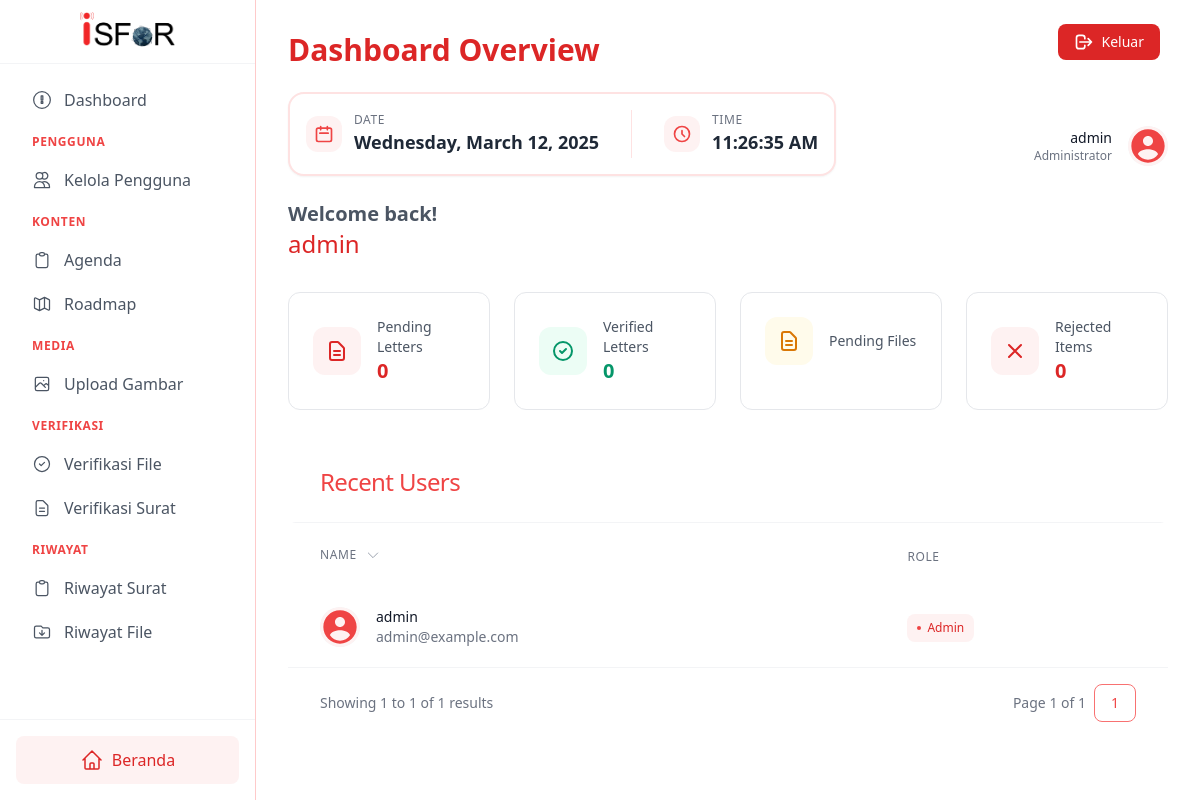
The app's page /php/public/dashboardadmin (signed in) with its own data.
### tables this page shows
CREATE TABLE `users` (
  `user_id` int NOT NULL,
  `name` varchar(100) NOT NULL,
  `username` varchar(50) NOT NULL,
  `email` varchar(100) NOT NULL,
  `profile_picture` varchar(255) DEFAULT NULL,
  `password` varchar(255) NOT NULL,
  `role_id` int NOT NULL
);

### php/app/views/admin/adminDashboard.php (the view, shortened to what the rows shown need)
<!DOCTYPE html>
<html lang="en">
<head>
    <link href="https://cdn.jsdelivr.net/npm/tailwindcss@2.2.19/dist/tailwind.min.css" rel="stylesheet">
    <link rel="stylesheet" href="<?= CSS; ?>/admin/dashboard-admin.css">
</head>
<body class="bg-gray-50">
<div class="flex min-h-screen">
    <?php include_once '../app/views/assets/components/AdminDashboard/sidebar.php'; ?>
    <main class="flex-1 ml-64 p-8 bg-white">
        <div class="max-w-7xl mx-auto">
            <div class="flex justify-between items-center mb-8">
                <div class="space-y-6">
                    <h1 class="text-3xl font-bold text-red-600">Dashboard Overview</h1>
                    <div class="absolute top-0 right-10">
                        <form action="<?= BASEURL ?>/login/logout" method="POST">
                            <button type="submit"
                                    class="w-full flex items-center justify-center px-4 py-2 text-sm font-medium text-white bg-red-600 rounded-lg hover:bg-red-700 focus:outline-none focus:ring-2 focus:ring-red-500 focus:ring-offset-2 transition-colors">
                                <svg class="w-5 h-5 mr-2" fill="none" viewBox="0 0 24 24" stroke="currentColor">
                                    <path stroke-linecap="round" stroke-linejoin="round" stroke-width="2"
                                          d="M17 16l4-4m0 0l-4-4m4 4H7m6 4v1a3 3 0 01-3 3H6a3 3 0 01-3-3V7a3 3 0 013-3h4a3 3 0 013 3v1"/>
                                </svg>
                                Keluar
                            </button>
                        </form>
                    </div>
                    <div class="inline-flex items-center space-x-8 bg-white border-2 border-red-100 rounded-2xl p-4 shadow-sm">
                        <div class="flex items-center space-x-3">
                            <div class="p-2 bg-red-50 rounded-xl">
                                <svg class="w-5 h-5 text-red-500" fill="none" stroke="currentColor" viewBox="0 0 24 24">
                                    <path stroke-linecap="round" stroke-linejoin="round" stroke-width="2"
                                          d="M8 7V3m8 4V3m-9 8h10M5 21h14a2 2 0 002-2V7a2 2 0 00-2-2H5a2 2 0 00-2 2v12a2 2 0 002 2z"/>
                                </svg>
                            </div>
                            <div class="flex flex-col">
                                <span class="text-xs uppercase tracking-wider text-gray-500 font-medium">Date</span>
                                <span id="currentDate" class="text-lg font-bold text-gray-800"></span>
                            </div>
                        </div>
                        <div class="flex items-center space-x-3">
                            <div class="p-2 bg-red-50 rounded-xl">
                                <svg class="w-5 h-5 text-red-500" fill="none" stroke="currentColor" viewBox="0 0 24 24">
                                    <path stroke-linecap="round" stroke-linejoin="round" stroke-width="2"
                                          d="M12 8v4l3 3m6-3a9 9 0 11-18 0 9 9 0 0118 0z"/>
                                </svg>
                            </div>
                            <div class="flex flex-col">
                                <span class="text-xs uppercase tracking-wider text-gray-500 font-medium">Time</span>
                                <span id="currentTime" class="text-lg font-bold text-gray-800 tabular-nums"></span>
                            </div>
                        </div>
                    </div>
                    <h2 class=" font-bold text-xl text-gray-600">Welcome
                        back!</h2>
                    <span class="font-medium text-2xl text-red-600"> <?php echo htmlspecialchars($data['user']['name']); ?> </span>
                </div>
                <div class="flex items-center space-x-4">
                    <div class="text-right">
                        <p class="text-sm font-medium text-gray-900"><?php echo htmlspecialchars($data['user']['name']); ?></p>
                        <p class="text-xs text-gray-500">
                            <?php echo ($data['user']['role_id'] == 1) ? 'Administrator' : 'Researcher'; ?>
                        </p>
                    </div>
                    <div class="h-10 w-10 rounded-full overflow-hidden bg-gray-100">
                        <?php if ($data['user']['profile_picture'] == null): ?>
                            <div
                                    class="flex-shrink-0 h-10 w-10 rounded-full overflow-hidden bg-red-50">
                            </div>
                        <?php else: ?>
                            <img class="h-full w-full object-cover"
                                 src="<?= PHOTOPROFILE . $data['user']['profile_picture'] ?>" alt="Profile">
                        <?php endif; ?>
                    </div>
                </div>
            </div>
            <div class="grid grid-cols-1 md:grid-cols-2 lg:grid-cols-4 gap-6 mb-8 animate-fade-in">
                <div class="group border border-gray-200 rounded-xl p-6 hover:border-red-500 transition-all duration-300 hover:scale-105 hover:shadow-lg bg-white relative overflow-hidden">
                    <div class="flex items-center relative z-10">
                        <div class="p-3 rounded-xl bg-red-50 text-red-600 group-hover:bg-red-100 transition-colors duration-300">
                            <svg class="w-6 h-6" fill="none" viewBox="0 0 24 24" stroke="currentColor">
                                <path stroke-linecap="round" stroke-linejoin="round" stroke-width="2"
                                      d="M9 12h6m-6 4h6m2 5H7a2 2 0 01-2-2V5a2 2 0 012-2h5.586a1 1 0 01.707.293l5.414 5.414a1 1 0 01.293.707V19a2 2 0 01-2 2z"/>
                            </svg>
                        </div>
                        <div class="ml-4">
                            <p class="text-sm font-medium text-gray-600 group-hover:text-gray-800">Pending Letters</p>
                            <p class="text-xl font-semibold text-red-600"><?= $data['pending']['total'] ?></p>
                        </div>
                    </div>
                </div>
                <div class="group border border-gray-200 rounded-xl p-6 hover:border-green-500 transition-all duration-300 hover:scale-105 hover:shadow-lg bg-white relative overflow-hidden">
                    <div class="flex items-center relative z-10">
                        <div class="p-3 rounded-xl bg-green-50 text-green-600 group-hover:bg-green-100 transition-colors duration-300">
                            <svg class="w-6 h-6" fill="none" viewBox="0 0 24 24" stroke="currentColor">
                                <path stroke-linecap="round" stroke-linejoin="round" stroke-width="2"
                                      d="M9 12l2 2 4-4m6 2a9 9 0 11-18 0 9 9 0 0118 0z"/>
                            </svg>
                        </div>
                        <div class="ml-4">
                            <p class="text-sm font-medium text-gray-600 group-hover:text-gray-800">Verified Letters</p>
                            <p class="text-xl font-semibold text-green-600"><?= $data['verify']['total'] ?></p>
                        </div>
                    </div>
                </div>
                <div class="group border border-gray-200 rounded-xl p-6 hover:border-yellow-500 transition-all duration-300 hover:scale-105 hover:shadow-lg bg-white relative overflow-hidden">
                    <div class="flex items-center relative z-10">
                        <div class="p-3 rounded-xl bg-yellow-50 text-yellow-600 group-hover:bg-yellow-100 transition-colors duration-300">
                            <svg class="w-6 h-6" fill="none" viewBox="0 0 24 24" stroke="currentColor">
                                <path stroke-linecap="round" stroke-linejoin="round" stroke-width="2"
                                      d="M9 12h6m-6 4h6m2 5H7a2 2 0 01-2-2V5a2 2 0 012-2h5.586a1 1 0 01.707.293l5.414 5.414a1 1 0 01.293.707V19a2 2 0 01-2 2z"/>
                            </svg>
                        </div>
                        <div class="ml-4">
                            <p class="text-sm font-medium text-gray-600 group-hover:text-gray-800">Pending Files</p>
                        </div>
                    </div>
                </div>
                <div class="group border border-gray-200 rounded-xl p-6 hover:border-red-500 transition-all duration-300 hover:scale-105 hover:shadow-lg bg-white relative overflow-hidden">
                    <div class="flex items-center relative z-10">
                        <div class="p-3 rounded-xl bg-red-50 text-red-600 group-hover:bg-red-100 transition-colors duration-300">
                            <svg class="w-6 h-6" fill="none" viewBox="0 0 24 24" stroke="currentColor">
                                <path stroke-linecap="round" stroke-linejoin="round" stroke-width="2"
                                      d="M6 18L18 6M6 6l12 12"/>
                            </svg>
                        </div>
                        <div class="ml-4">
                            <p class="text-sm font-medium text-gray-600 group-hover:text-gray-800">Rejected Items</p>
                            <p class="text-xl font-semibold text-red-600"><?= $data['totalRejected']; ?></p>
                        </div>
                    </div>
                </div>
            </div>
            <div class="animate-slide-in">
                <div class="bg-white rounded-lg overflow-hidden">
                    <div class="px-8 py-6 flex justify-between items-center border-b border-gray-100">
                        <h2 class="text-2xl font-light text-red-500 tracking-tight">Recent Users</h2>
                    </div>
                </div>
                <div class="overflow-x-auto">
                    <table class="min-w-full">
                        <thead>
                        <tr>
                            <th scope="col" class="px-8 py-5 text-left">
                                <div class="flex items-center space-x-2">
                                    <span class="text-xs font-medium text-gray-500 uppercase tracking-wider">Name</span>
                                    <svg class="w-4 h-4 text-gray-400" fill="none" stroke="currentColor"
                                         viewBox="0 0 24 24">
                                        <path stroke-linecap="round" stroke-linejoin="round" stroke-width="1.5"
                                              d="M19 9l-7 7-7-7"/>
                                    </svg>
                                </div>
                            </th>
                            <th scope="col" class="px-8 py-5 text-left">
                                <span class="text-xs font-medium text-gray-500 uppercase tracking-wider">Role</span>
                            </th>
                        </tr>
                        </thead>
                        <tbody class="divide-y divide-gray-50">
                        <?php foreach ($data['allUsersWithPagination'] as $allUsersWithPagination): ?>
                            <tr class="group hover:bg-gray-50/50 transition-all duration-200">
                                <td class="px-8 py-5">
                                    <div class="flex items-center space-x-4">
                                        <div class="flex-shrink-0 h-10 w-10 rounded-full overflow-hidden bg-gray-100">
                                            <?php if ($allUsersWithPagination['profile_picture'] == null): ?>
                                                <div
                                                        class="flex-shrink-0 h-10 w-10 rounded-full overflow-hidden bg-red-50">
                                                </div>
                                            <?php else: ?>
                                                <img class="h-full w-full object-cover"
                                                     src="<?= PHOTOPROFILE . $allUsersWithPagination['profile_picture'] ?>"
                                                     alt="">
                                            <?php endif; ?>
                                        </div>
                                        <div class="flex-1 min-w-0">
                                            <p class="text-sm font-medium text-gray-900">
                                                <?= $allUsersWithPagination['name'] ?>
                                            </p>
                                            <p class="text-sm text-gray-500">
                                                <?= $allUsersWithPagination['email'] ?>
                                            </p>
                                        </div>
                                    </div>
                                </td>
                                <td class="px-8 py-5">
                                    <?php if ($allUsersWithPagination['role_id'] == 1) { ?>
                                        <span class="inline-flex items-center px-2.5 py-1.5 rounded-lg text-xs font-medium bg-red-50 text-red-600">
                                                    <span class="w-1 h-1 mr-1.5 rounded-full bg-red-500"></span>
                                                    Admin
                                                </span>
                                    <?php } ?>
                                </td>
                            </tr>
                        <?php endforeach; ?>
                        </tbody>
                    </table>
                </div>
                <div class="px-8 py-4 border-t border-gray-100">
                    <div class="flex items-center justify-between">
                        <div class="text-sm text-gray-500">
                            Showing
                            <span class="font-medium"><?= ($data['currentPage'] - 1) * $data['limit'] + 1; ?></span>
                            to
                            <span class="font-medium">
                                    <?= min($data['currentPage'] * $data['limit'], $data['totalUsers']) ?>
                                </span>
                            of
                            <span class="font-medium"><?= $data['totalUsers'] ?></span>
                            results
                        </div>
                        <div class="flex items-center space-x-2" id="pagination">
                            <div class="text-sm text-gray-500">
                                Page <span class="font-medium"><?= $data['currentPage']; ?></span> of <span
                                        class="font-medium"><?= $data['totalPages']; ?></span>
                            </div>
                            <?php for ($i = 1; $i <= $data['totalPages']; $i++): ?>
                                <a href="?page=<?= $i; ?>"
                                   class="px-4 py-2 text-sm font-medium rounded-lg <?= $i == $data['currentPage'] ? 'border border-red-400  text-red-500' : 'bg-white text-red-500 duration-300 hover:bg-red-100'; ?>">
                                    <?= $i; ?>
                                </a>
                            <?php endfor; ?>
                        </div>
                    </div>
                </div>
            </div>
        </div>
    </main>
</div>
</body>
</html>

### records on screen
users: name "admin", email "admin@example.com", shows "Admin"

### other values on screen
$data['pending']['total'] "0"
$data['verify']['total'] "0"
$data['totalRejected'] "0"
min($data['currentPage'] * $data['limit'], $data['totalUsers']) "1"
$data['totalUsers'] "1"
$data['currentPage'] "1"
$data['totalPages'] "1"
